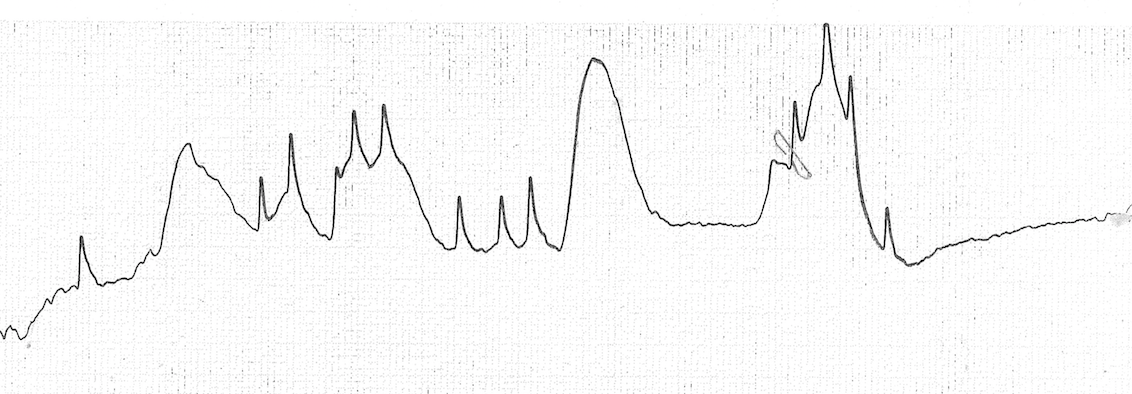
#> input picture im2/fig1.png, 1132 x 394 px
$ jupyter execute 'ENG-2-linear svm.ipynb'
#> lines starting #> are read from the running program, lines starting #| are printed output that depends on the picture
[cell 1]
from sklearn.svm import SVR

[cell 2]
import matplotlib.pyplot as plt
import matplotlib.image as mpimg
import numpy as np

[cell 3]
img=mpimg.imread('fig1.png')
#> img is the input picture: shape (394, 1132, 4) float32; mean R, G, B, A 0.974, 0.974, 0.974, 1

[cell 4]
imgplot = plt.imshow(img)

[cell 5]
img.shape
#> Out = (394, 1132, 4)

[cell 6]
import numpy as np

def rgb2gray(rgb):

    r, g, b = rgb[:,:,0], rgb[:,:,1], rgb[:,:,2]
    gray = 0.2989 * r + 0.5870 * g + 0.1140 * b

    return gray

[cell 7]
img=rgb2gray(img)

[cell 8]
img.shape
#> Out = (394, 1132)

[cell 9]
imgplot = plt.imshow(img,cmap='gray')

[cell 10]
img.shape
#> Out = (394, 1132)

[cell 11]
X=[]
Y=[]

[cell 12]
counter=0
for i in range(img.shape[0]):
    for j in range(img.shape[1]):
        if img[i][j]<0.7:
            img[i][j]=0
            Y.append(394-i)
            X.append(j/1000)
        else:
            img[i][j]=1
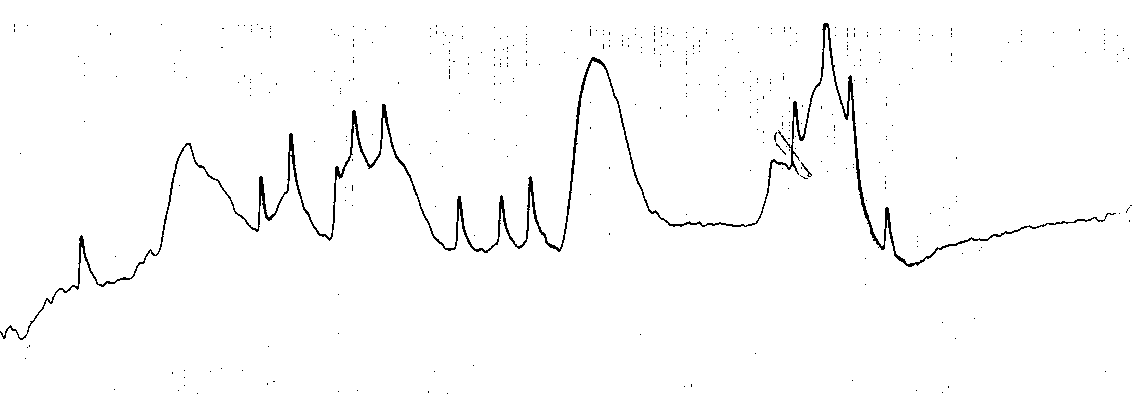
#> img: shape (394, 1132) float32; values 0 (black) and 1 (white), 98.3% white; black in thin lines or dots

[cell 13]
imgplot = plt.imshow(img,cmap='gray')

[cell 14]
plt.plot(X,Y, 'b.')  # plot x and y using blue circle markers
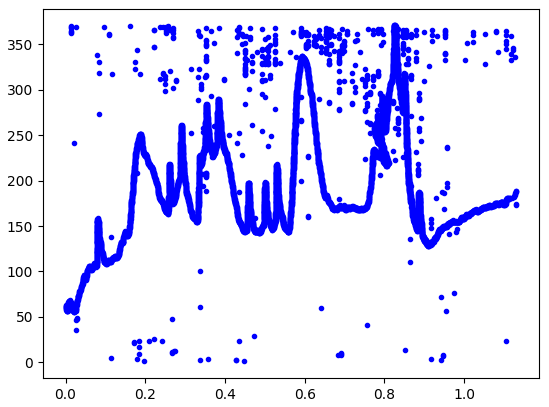
#> figure drawn by matplotlib, 1 panel
